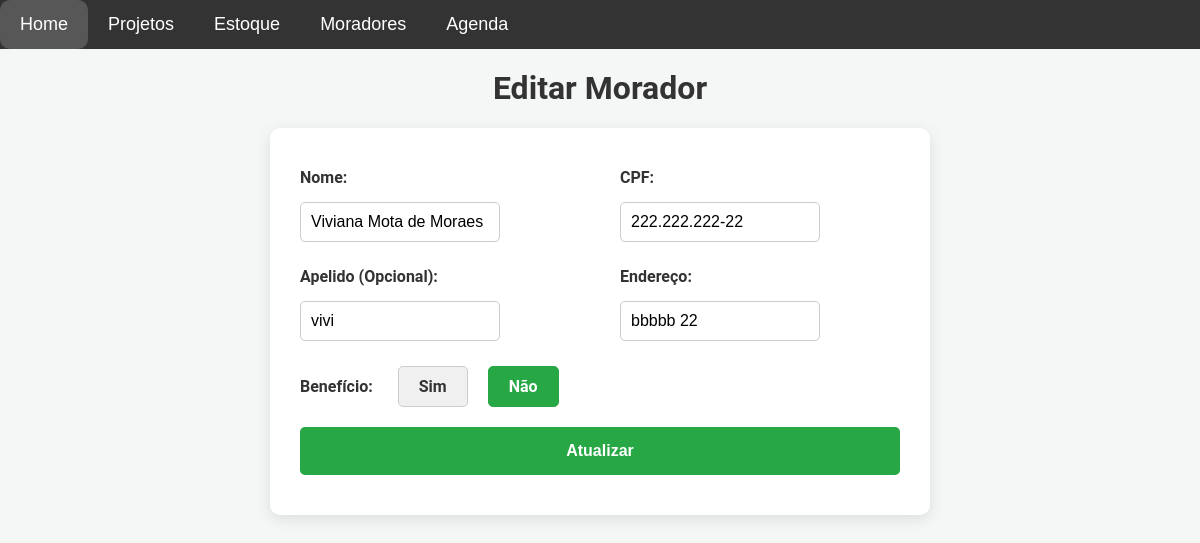
Page /editar_morador/2 on the committed database.
### models.py (models this page shows)
class Morador(db.Model):
    id = db.Column(db.Integer, primary_key=True)
    nome = db.Column(db.String(100), nullable=False)
    cpf = db.Column(db.String(14), nullable=False, unique=True)  # CPF com formato XXX.XXX.XXX-XX
    apelido = db.Column(db.String(50), nullable=True)
    endereco = db.Column(db.String(200), nullable=False)
    beneficio = db.Column(db.Boolean, default=False)  # True para 'Sim', False para 'Não'

### app.py (the view, shortened to what this page needs)
@app.route('/editar_morador/<int:morador_id>', methods=['GET', 'POST'])
def editar_morador(morador_id):
    morador = Morador.query.get_or_404(morador_id)
    return render_template('editar_morador.html', morador=morador)

### templates/editar_morador.html (shortened to what this page needs)
{% extends 'base.html' %}
{% block content %}
    <h1 class="text-center">Editar Morador</h1>
    <form method="POST" action="{{ url_for('editar_morador', morador_id=morador.id) }}" class="form-container">
        <div class="form-row">
            <div class="form-group">
                <label for="nome">Nome:</label>
                <input type="text" name="nome" value="{{ morador.nome }}" required class="form-control">
            </div>
            <div class="form-group">
                <label for="cpf">CPF:</label>
                <input type="text" name="cpf" value="{{ morador.cpf }}" required class="form-control">
            </div>
        </div>
        <div class="form-row">
            <div class="form-group">
                <label for="apelido">Apelido (Opcional):</label>
                <input type="text" name="apelido" value="{{ morador.apelido }}" class="form-control">
            </div>
            <div class="form-group">
                <label for="endereco">Endereço:</label>
                <input type="text" name="endereco" value="{{ morador.endereco }}" required class="form-control">
            </div>
        </div>
        <div class="form-group radio-group">
            <label>Benefício:</label>
            <div>
                <label for="sim" class="btn-filter">Sim</label>
                <label for="nao" class="btn-filter">Não</label>
            </div>
        </div>
        <div class="form-group text-center">
            <button type="submit" class="filter-button btn-lg">Atualizar</button>
        </div>
    </form>
{% endblock %}

### static/css/style.css (style rules this page uses)
body { font-family: 'Roboto', sans-serif; background-color: #f4f7f6; margin: 0; padding: 0; color: #333; }
h1, h3 { text-align: center; margin-top: 0; }
form { background-color: white; padding: 20px; border-radius: 10px; box-shadow: 0 4px 10px rgba(0, 0, 0, 0.1); margin-bottom: 20px; }
input[type="text"], input[type="date"], textarea, select { width: 100%; padding: 10px; margin: 10px 0; border: 1px solid #ccc; border-radius: 5px; font-size: 16px; box-sizing: border-box; }
form input[type="text"], form input[type="date"] { max-width: 200px; display: inline-block; margin-right: 10px; }
button, .btn { display: inline-block; padding: 10px 20px; background-color: #28a745; color: white; border: none; border-radius: 5px; font-size: 16px; font-weight: bold; cursor: pointer; transition: background-color 0.3s ease, color 0.3s ease; }
.btn-filter { padding: 10px 20px; background-color: #f0f0f0; color: #333; border: 1px solid #ccc; border-radius: 5px; margin: 0 5px; text-align: center; }
input[type="radio"]:checked + .btn-filter { background-color: #28a745; color: white; border-color: #28a745; }
.form-container, #entrada-page .entrada-form-container, #saida-page .saida-form-container, #cestas-page .cestas-form-container { background-color: #fff; padding: 30px; border-radius: 10px; max-width: 900px; margin: 50px auto; box-shadow: 0 4px 10px rgba(0, 0, 0, 0.1); }
.form-row { display: flex; justify-content: space-between; margin-bottom: 15px; flex-wrap: wrap; }
.form-group { flex: 1; margin-right: 20px; }
.form-group:last-child { margin-right: 0; }
.form-group label, .entrada-form-group label, .saida-form-group label { font-weight: bold; margin-bottom: 5px; }
.filter-button { padding: 10px 20px; background-color: #4CAF50; color: white; border: none; border-radius: 5px; font-size: 16px; cursor: pointer; }
.radio-group { display: inline-flex; gap: 10px; align-items: center; margin-top: 5px; }
.form-container { max-width: 600px; margin: 0 auto; padding: 20px; background-color: #fff; border-radius: 8px; box-shadow: 0 4px 10px rgba(0, 0, 0, 0.1); }
.form-row { display: flex; justify-content: space-between; gap: 20px; margin-bottom: 15px; }
.form-group { flex: 1; }
.form-group label { font-weight: bold; margin-bottom: 5px; display: block; }
.form-control { width: 100%; padding: 10px; border: 1px solid #ccc; border-radius: 5px; box-sizing: border-box; }
.radio-group { display: flex; align-items: center; margin-bottom: 15px; }
.radio-group div { display: flex; gap: 10px; margin-left: 10px; }
.text-center { text-align: center; }
.filter-button { padding: 10px 20px; font-size: 16px; border: none; border-radius: 5px; cursor: pointer; background-color: #28a745; color: white; }
.filter-button.btn-lg { width: 100%; padding: 15px; }
.form-container { background-color: #fff; padding: 40px 30px; border-radius: 10px; max-width: 600px; width: 100%; box-shadow: 0 4px 15px rgba(0, 0, 0, 0.1); }

### rows in the picture
Morador: nome "Viviana Mota de Moraes", cpf "222.222.222-22", apelido "vivi", endereco "bbbbb 22"
